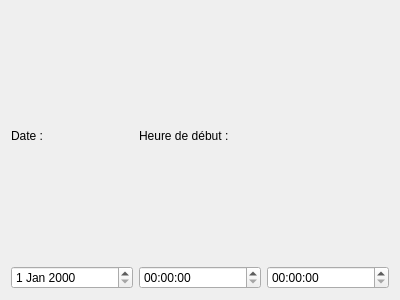
<?xml version="1.0" encoding="UTF-8"?>
<ui version="4.0">
 <class>FormEditSeance</class>
 <widget class="QWidget" name="FormEditSeance">
  <property name="geometry">
   <rect>
    <x>0</x>
    <y>0</y>
    <width>400</width>
    <height>300</height>
   </rect>
  </property>
  <property name="windowTitle">
   <string>Form</string>
  </property>
  <layout class="QGridLayout" name="gridLayout">
   <item row="1" column="0">
    <widget class="QDateEdit" name="edtDate"/>
   </item>
   <item row="1" column="2">
    <widget class="QTimeEdit" name="edtFin"/>
   </item>
   <item row="1" column="1">
    <widget class="QTimeEdit" name="edtDebut"/>
   </item>
   <item row="0" column="0">
    <widget class="QLabel" name="label">
     <property name="text">
      <string>Date :</string>
     </property>
    </widget>
   </item>
   <item row="0" column="1">
    <widget class="QLabel" name="label_2">
     <property name="text">
      <string>Heure de début :</string>
     </property>
    </widget>
   </item>
  </layout>
 </widget>
 <resources/>
 <connections/>
</ui>
